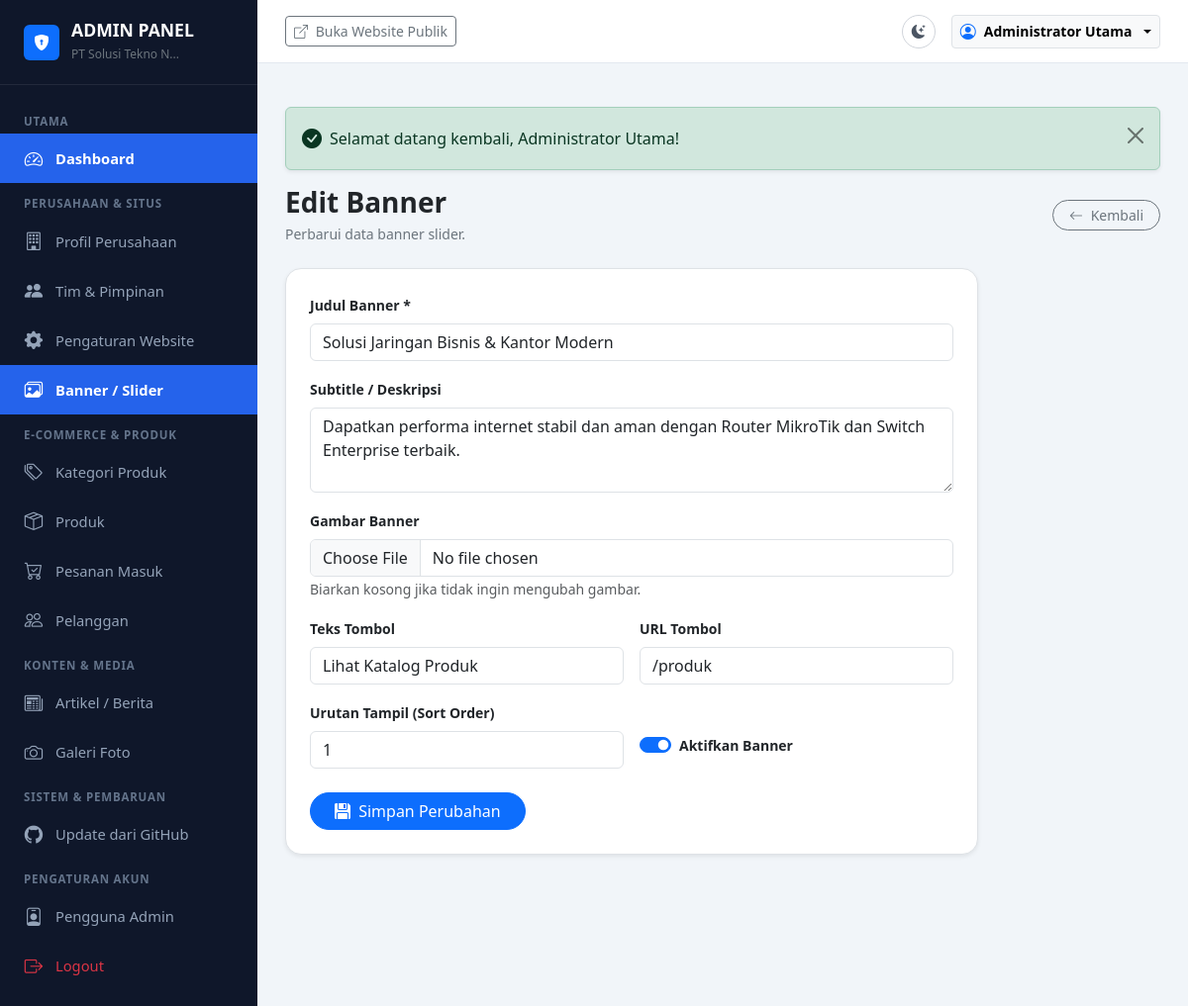
Page /admin/banners/edit/1 (signed in) on the committed database.
### tables this page shows
CREATE TABLE `banners` (
  `id` INT UNSIGNED AUTO_INCREMENT PRIMARY KEY,
  `title` VARCHAR(200) NOT NULL,
  `subtitle` TEXT NULL,
  `image` VARCHAR(255) NOT NULL,
  `button_text` VARCHAR(100) NULL DEFAULT 'Lihat Produk',
  `button_url` VARCHAR(255) NULL DEFAULT '/produk',
  `sort_order` INT NOT NULL DEFAULT 0,
  `is_active` TINYINT(1) NOT NULL DEFAULT 1,
  `created_at` DATETIME NOT NULL DEFAULT CURRENT_TIMESTAMP,
  `updated_at` DATETIME NOT NULL DEFAULT CURRENT_TIMESTAMP ON UPDATE CURRENT_TIMESTAMP,
  INDEX `idx_banner_order` (`sort_order`),
  INDEX `idx_banner_active` (`is_active`)
);

### app/controllers/admin/AdminBaseController.php (called while the page is built, shortened)
<?php
class AdminBaseController extends BaseController
{
    protected ?array $currentUser = null;
    public function __construct()
    {
        $this->currentUser = AuthHelper::user();
    }
    public function renderAdminView(string $viewPath, array $data = []): void
    {
        $data['currentUser'] = $this->currentUser;
        $this->renderView($viewPath, $data, 'layouts/admin');
    }
}

### app/controllers/admin/BannerController.php (called while the page is built, shortened)
<?php
class BannerController extends AdminBaseController
{
    public function edit(string|int $id): void
    {
        $banner = Banner::findById((int) $id);
        $this->renderAdminView('admin/banners/edit', [
            'title' => 'Edit Banner: ' . $banner['title'],
            'banner' => $banner,
        ]);
    }
}

### public/index.php (called while the page is built, shortened)
<?php
spl_autoload_register(function (string $class) {
    $prefixes = [
        'App\\' => dirname(__DIR__) . '/app/',
        'Routes\\' => dirname(__DIR__) . '/routes/',
    ];
    foreach ($prefixes as $prefix => $baseDir) {
        $len = strlen($prefix);
        if (strncmp($prefix, $class, $len) !== 0) {
            continue;
        }
        $relativeClass = substr($class, $len);
        $file = $baseDir . str_replace('\\', '/', $relativeClass) . '.php';
        if (file_exists($file)) {
            return;
        }
        $parts = explode('\\', $relativeClass);
        $className = array_pop($parts);
        $subDir = !empty($parts) ? strtolower(implode('/', $parts)) . '/' : '';
        $fileLowerDir = $baseDir . $subDir . $className . '.php';
        if (file_exists($fileLowerDir)) {
            return;
        }
    }
});
require_once dirname(__DIR__) . '/app/helpers/Env.php';
require_once dirname(__DIR__) . '/app/helpers/Sanitizer.php';
require_once dirname(__DIR__) . '/app/helpers/UrlHelper.php';
require_once dirname(__DIR__) . '/app/helpers/functions.php';
$config = require dirname(__DIR__) . '/config/config.php';
\Routes\Router::dispatch();

### app/helpers/Env.php (called while the page is built, shortened)
<?php
class Env
{
    public static function get(string $key, mixed $default = null): mixed
    {
        if (isset($_ENV[$key])) {
            return $_ENV[$key];
        }
        return $default;
    }
}

### config/config.php (called while the page is built, shortened)
<?php
return [
    'app' => [
        'name' => Env::get('APP_NAME', 'Solusi Tekno Nusantara'),
        'version' => '1.0.0',
        'env' => Env::get('APP_ENV', 'production'),
        'debug' => (bool) Env::get('APP_DEBUG', false),
        'url' => rtrim((string) Env::get('APP_URL', 'http://localhost:8000'), '/'),
        'timezone' => 'Asia/Jakarta',
        'locale' => 'id_ID',
        'currency' => 'Rp',
    ],
    'paths' => [
        'root' => dirname(__DIR__),
        'app' => dirname(__DIR__) . '/app',
        'public' => dirname(__DIR__) . '/public',
        'uploads' => dirname(__DIR__) . '/public/uploads',
        'storage' => dirname(__DIR__) . '/storage',
        'logs' => dirname(__DIR__) . '/storage/logs',
        'views' => dirname(__DIR__) . '/app/views',
    ],
    'upload' => [
        'max_size_mb' => (int) Env::get('MAX_UPLOAD_SIZE_MB', 5),
        'allowed_extensions' => explode(',', (string) Env::get('ALLOWED_EXTENSIONS', 'jpg,jpeg,png,webp')),
        'allowed_mimes' => [
            'image/jpeg',
            'image/png',
            'image/webp',
        ],
    ],
    'session' => [
        'lifetime' => 7200,
        'cookie_httponly' => true,
        'cookie_samesite' => 'Lax',
    ],
];

### app/helpers/UrlHelper.php (called while the page is built, shortened)
<?php
class UrlHelper
{
    private static ?string $baseUrl = null;
    public static function getBaseUrl(): string
    {
        if (self::$baseUrl === null) {
            $config = require dirname(__DIR__, 2) . '/config/config.php';
            $configuredUrl = rtrim((string) ($config['app']['url'] ?? ''), '/');
            if (!empty($_SERVER['HTTP_HOST'])) {
                if (!empty($configuredUrl) && !str_contains($configuredUrl, 'localhost')) {
                    self::$baseUrl = $configuredUrl;
                } else {
                    $protocol = (!empty($_SERVER['HTTPS']) && $_SERVER['HTTPS'] !== 'off')
                        || (isset($_SERVER['HTTP_X_FORWARDED_PROTO']) && $_SERVER['HTTP_X_FORWARDED_PROTO'] === 'https')
                        ? 'https' : 'http';
                    self::$baseUrl = "{$protocol}://{$_SERVER['HTTP_HOST']}";
                }
            } else {
                self::$baseUrl = !empty($configuredUrl) ? $configuredUrl : 'http://localhost:8000';
            }
        }
        return self::$baseUrl;
    }
    public static function base(string $path = ''): string
    {
        $base = self::getBaseUrl();
        $path = ltrim($path, '/');
        return $path === '' ? $base : "{$base}/{$path}";
    }
}

### app/helpers/Database.php (called while the page is built, shortened)
<?php
class Database
{
    private static ?PDO $instance = null;
    public static function getConnection(): PDO
    {
        if (self::$instance === null) {
            $config = require dirname(__DIR__, 2) . '/config/database.php';
            $dbConfig = $config['connections'][$config['default']];
            $dsn = sprintf(
                '%s:host=%s;port=%d;dbname=%s;charset=%s',
                $dbConfig['driver'],
                $dbConfig['host'],
                $dbConfig['port'],
                $dbConfig['database'],
                $dbConfig['charset']
            );
            try {
                self::$instance = new PDO(
                    $dsn,
                    $dbConfig['username'],
                    $dbConfig['password'],
                    $dbConfig['options']
                );
            } catch (PDOException $e) {
                self::logError($e->getMessage());
                throw new RuntimeException('Koneksi database gagal. Silakan periksa konfigurasi .env atau database.sql.');
            }
        }
        return self::$instance;
    }
}

### app/models/BaseModel.php (called while the page is built, shortened)
<?php
abstract class BaseModel
{
    protected static function db(): PDO
    {
        return Database::getConnection();
    }
    public static function query(string $sql, array $params = []): PDOStatement
    {
        $stmt = self::db()->prepare($sql);
        $stmt->execute($params);
        return $stmt;
    }
    public static function fetch(string $sql, array $params = []): ?array
    {
        $stmt = self::query($sql, $params);
        $result = $stmt->fetch();
        return $result ?: null;
    }
}

### app/models/Banner.php (called while the page is built, shortened)
<?php
class Banner extends BaseModel
{
    public static function findById(int $id): ?array
    {
        return self::fetch('SELECT * FROM `banners` WHERE `id` = :id LIMIT 1', [':id' => $id]);
    }
}

### app/helpers/Sanitizer.php (called while the page is built, shortened)
<?php
class Sanitizer
{
    public static function e(?string $string): string
    {
        return htmlspecialchars((string) $string, ENT_QUOTES | ENT_SUBSTITUTE, 'UTF-8');
    }
}

### app/helpers/functions.php (called while the page is built, shortened)
<?php
if (!function_exists('e')) {
    function e(?string $string): string
    {
        return Sanitizer::e($string);
    }
}

### app/views/admin/banners/edit.php (the view, shortened to what this page needs)
<div class="d-flex justify-content-between align-items-center mb-4">
    <div>
        <h3 class="fw-bold text-dark mb-1">Edit Banner</h3>
        <p class="text-secondary small mb-0">Perbarui data banner slider.</p>
    </div>
    <a href="<?= UrlHelper::base('admin/banners') ?>" class="btn btn-outline-secondary btn-sm rounded-pill px-3">
        <i class="bi bi-arrow-left me-1"></i> Kembali
    </a>
</div>
<div class="card border rounded-4 p-4 shadow-sm bg-white" style="max-width: 700px;">
    <form action="<?= UrlHelper::base('admin/banners/update/' . $banner['id']) ?>" method="POST" enctype="multipart/form-data">
        <div class="mb-3">
            <label class="form-label small fw-semibold">Judul Banner *</label>
            <input type="text" name="title" class="form-control" value="<?= e($banner['title']) ?>" required>
        </div>
        <div class="mb-3">
            <label class="form-label small fw-semibold">Subtitle / Deskripsi</label>
            <textarea name="subtitle" rows="3" class="form-control"><?= e($banner['subtitle']) ?></textarea>
        </div>
        <div class="mb-3">
            <label class="form-label small fw-semibold">Gambar Banner</label>
            <input type="file" name="image" class="form-control" accept="image/png, image/jpeg, image/webp">
            <small class="text-muted">Biarkan kosong jika tidak ingin mengubah gambar.</small>
        </div>
        <div class="row g-3 mb-3">
            <div class="col-md-6">
                <label class="form-label small fw-semibold">Teks Tombol</label>
                <input type="text" name="button_text" class="form-control" value="<?= e($banner['button_text']) ?>">
            </div>
            <div class="col-md-6">
                <label class="form-label small fw-semibold">URL Tombol</label>
                <input type="text" name="button_url" class="form-control" value="<?= e($banner['button_url']) ?>">
            </div>
        </div>
        <div class="row g-3 mb-4 align-items-center">
            <div class="col-md-6">
                <label class="form-label small fw-semibold">Urutan Tampil (Sort Order)</label>
                <input type="number" name="sort_order" class="form-control" value="<?= (int) $banner['sort_order'] ?>">
            </div>
            <div class="col-md-6 pt-md-4">
                <div class="form-check form-switch">
                    <input class="form-check-input" type="checkbox" name="is_active" id="isActiveSwitch" <?= $banner['is_active'] ? 'checked' : '' ?>>
                    <label class="form-check-label small fw-semibold" for="isActiveSwitch">Aktifkan Banner</label>
                </div>
            </div>
        </div>
        <button type="submit" class="btn btn-primary rounded-pill px-4">
            <i class="bi bi-floppy-fill me-1"></i> Simpan Perubahan
        </button>
    </form>
</div>

### routes/Router.php (shortened to what this page needs)
<?php
class Router
{
    private static array $routes = [];
    private static function addRoute(string $method, string $path, string $handler): void
    {
        $path = '/' . trim($path, '/');
        $pattern = preg_replace('/\{([a-zA-Z0-9_]+)\}/', '(?P<$1>[^/]+)', $path);
        $regex = '#^' . $pattern . '$#i';
        self::$routes[] = [
            'method' => strtoupper($method),
            'path' => $path,
            'regex' => $regex,
            'handler' => $handler,
        ];
    }
    public static function dispatch(): void
    {
        $requestMethod = $_SERVER['REQUEST_METHOD'] ?? 'GET';
        $requestUri = parse_url($_SERVER['REQUEST_URI'] ?? '/', PHP_URL_PATH);
        $config = require dirname(__DIR__) . '/config/config.php';
        $requestUri = '/' . trim($requestUri, '/');
        foreach (self::$routes as $route) {
            if ($route['method'] !== $requestMethod && $route['method'] !== 'ANY') {
                continue;
            }
            if (preg_match($route['regex'], $requestUri, $matches)) {
                $params = array_filter($matches, 'is_string', ARRAY_FILTER_USE_KEY);
                self::executeHandler($route['handler'], $params);
                return;
            }
        }
    }
    private static function executeHandler(string $handler, array $params): void
    {
        [$controllerName, $action] = explode('@', $handler);
        $controller = new $fullControllerClass();
        call_user_func_array([$controller, $action], $params);
    }
}

### public/assets/css/admin.css (style rules this page uses)
:root { --admin-sidebar-bg: #0f172a; --admin-sidebar-hover: #1e293b; --admin-sidebar-active: #2563eb; --admin-sidebar-text: #94a3b8; --admin-sidebar-text-active: #ffffff; --admin-topbar-bg: #ffffff; --admin-body-bg: #f1f5f9; }
body { font-family: 'Segoe UI', system-ui, -apple-system, sans-serif; background-color: var(--admin-body-bg); color: #334155; }

### rows in the picture
banners: title "Solusi Jaringan Bisnis & Kantor Modern", subtitle "Dapatkan performa internet stabil dan aman dengan Router MikroTik dan Switch Enterprise terbaik.", button_text "Lihat Katalog Produk", button_url "/produk", sort_order "1", is_active "☑"

### other values in the picture
mb_strimwidth($companyName, 0, 20, '...') "PT Solusi Tekno N..."
$text "Selamat datang kembali, Administrator Utama!"
